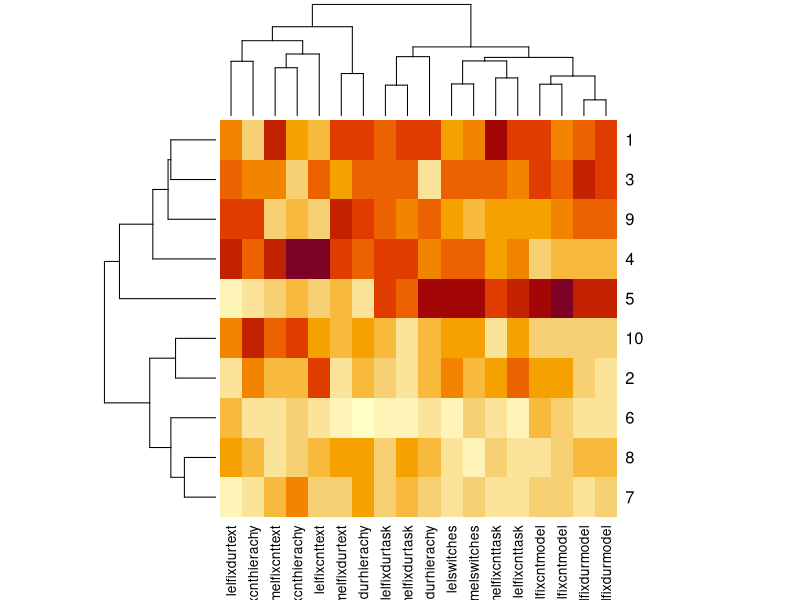
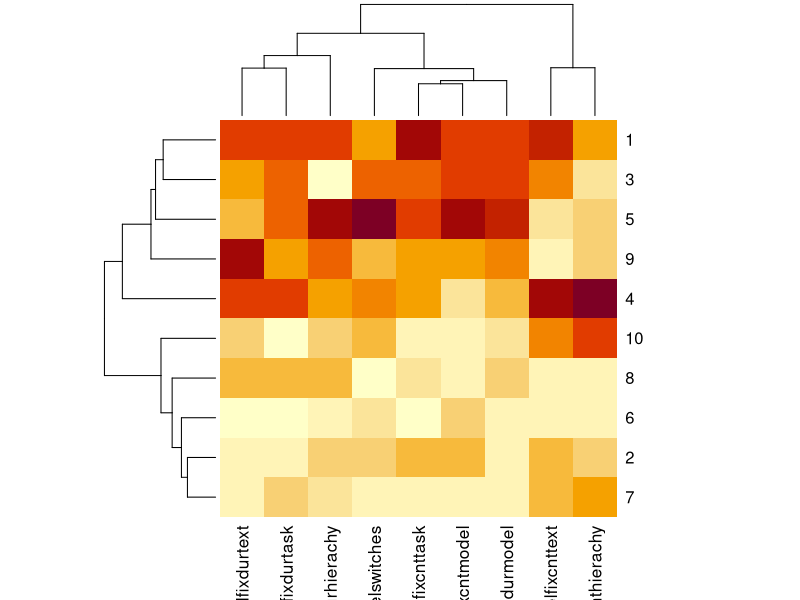
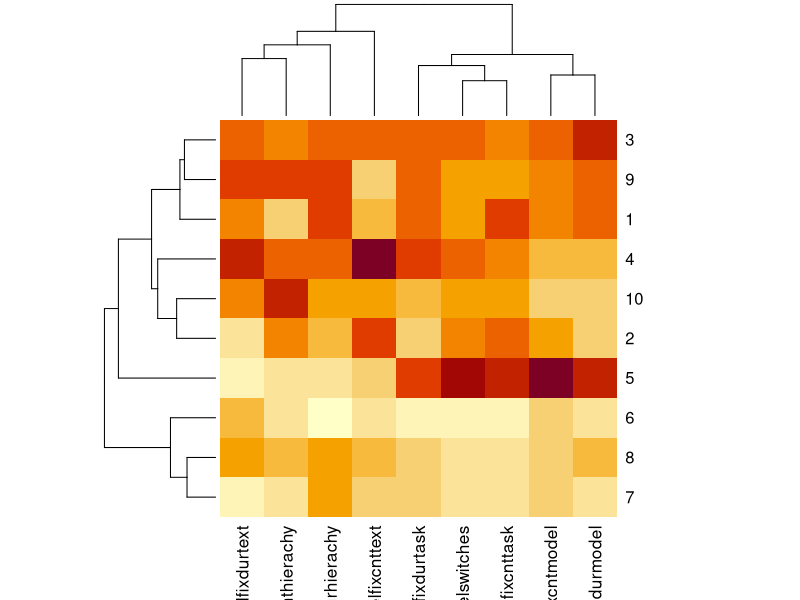
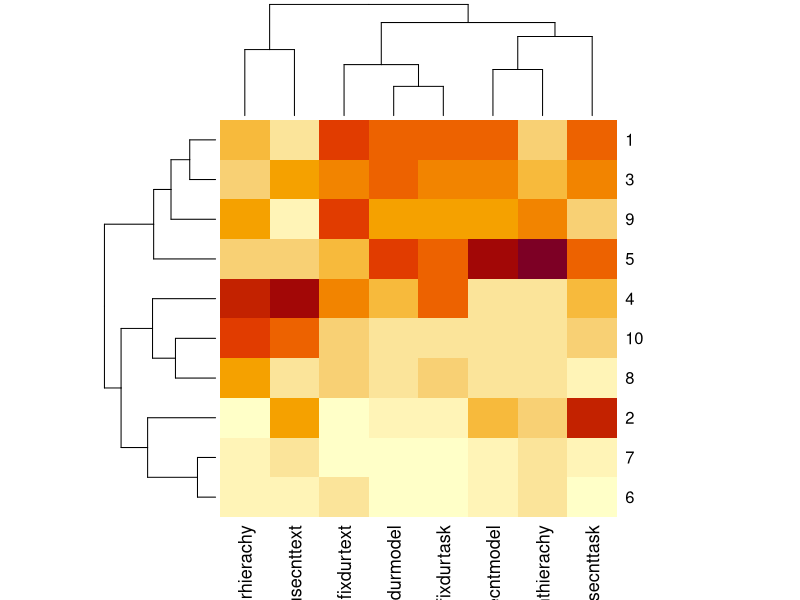
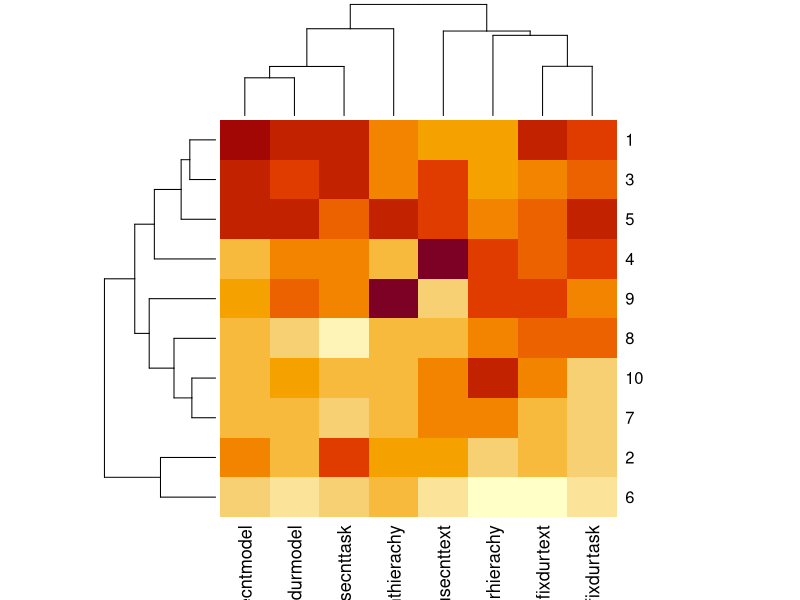
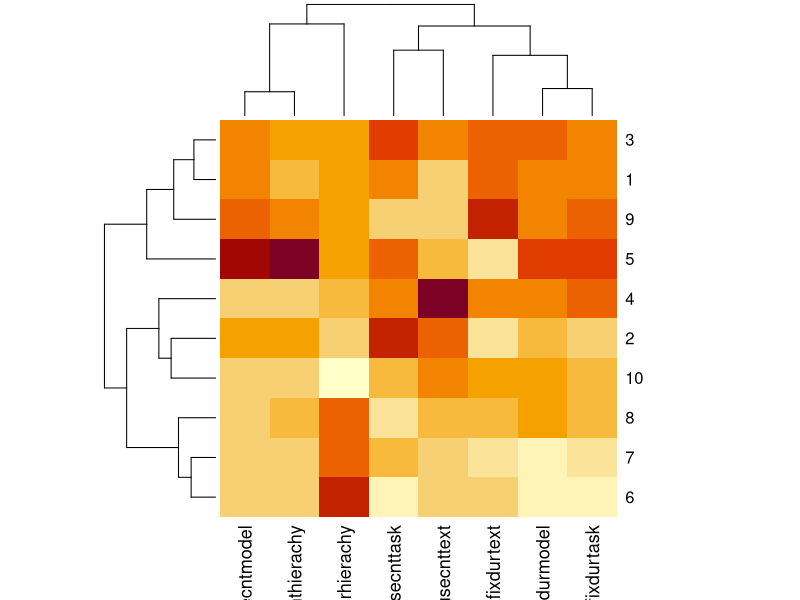

These charts were generated, in order, by the following R code:
## ---- chunk 1
library(dplyr)
userdata <- read.csv("OSSStudy5.csv", header=T)
## ---- chunk 2
df <- scale(select(userdata, matches('melfix|lelfix|switches')))
colnames(df)
hc <- hclust(dist(df))
groups <- cutree(hc,k =2)
groups <- cbind(userdata$ID, groups)
g1 <- groups[groups[,2] == 1,1]
g1
g2 <- groups[groups[,2] == 2,1]
g2
h <- heatmap(df, distfun = dist, hclustfun = hclust, scale="none")
## ---- chunk 3
df <- scale(select(userdata, matches('melfix|melswitches')))
colnames(df)
hc <- hclust(dist(df))
groups <- cutree(hc,k =2)
groups <- cbind(userdata$ID, groups)
g1 <- groups[groups[,2] == 1,1]
g1
g2 <- groups[groups[,2] == 2,1]
g2
h <- heatmap(df, distfun = dist, hclustfun = hclust, scale="none")
## ---- chunk 4
df <- scale(select(userdata, matches('lelfix|lelswitches')))
colnames(df)
hc <- hclust(dist(df))
groups <- cutree(hc,k =2)
groups <- cbind(userdata$ID, groups)
g1 <- groups[groups[,2] == 1,1]
g1
g2 <- groups[groups[,2] == 2,1]
g2
h <- heatmap(df, distfun = dist, hclustfun = hclust, scale="none")
## ---- chunk 5
df <- scale(select(userdata, matches('mfixdur|mousecnt'), -matches('mel|lel')))
colnames(df)
hc <- hclust(dist(df))
groups <- cutree(hc,k =2)
groups <- cbind(userdata$ID, groups)
g1 <- groups[groups[,2] == 1,1]
g1
g2 <- groups[groups[,2] == 2,1]
g2
h <- heatmap(df, distfun = dist, hclustfun = hclust, scale="none")
## ---- chunk 6
df <- scale(select(userdata, matches('melmouse')))
colnames(df)
hc <- hclust(dist(df))
groups <- cutree(hc,k =2)
groups <- cbind(userdata$ID, groups)
g1 <- groups[groups[,2] == 1,1]
g1
g2 <- groups[groups[,2] == 2,1]
g2
h <- heatmap(df, distfun = dist, hclustfun = hclust, scale="none")
## ---- chunk 7
df <- scale(select(userdata, matches('lelmouse')))
colnames(df)
hc <- hclust(dist(df))
groups <- cutree(hc,k =2)
groups <- cbind(userdata$ID, groups)
g1 <- groups[groups[,2] == 1,1]
g1
g2 <- groups[groups[,2] == 2,1]
g2
h <- heatmap(df, distfun = dist, hclustfun = hclust, scale="none")
